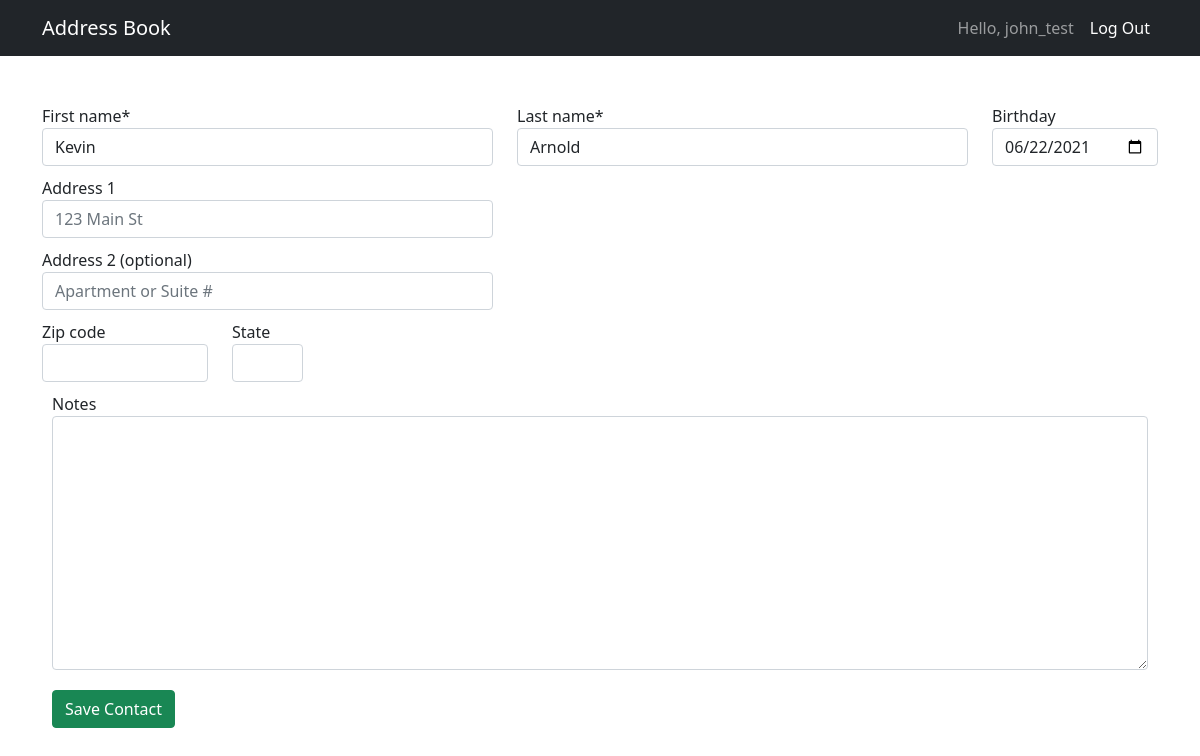
Screenshot of /update_contact/17 (signed in) with the database file from the repository.
### directory/models.py (models this page shows, shortened)
class Contact(models.Model):
    first_name = models.CharField(max_length=20)
    last_name = models.CharField(max_length=20)
    email = models.EmailField(blank=True, null=True)
    birthday = models.DateField('Birthday', blank=True, null=True)
    notes = models.TextField('Notes', max_length=500, blank=True)
    username = models.ForeignKey(User, blank=True, null=True, on_delete=models.CASCADE)
    address_line1 = models.CharField(max_length = 50, null=True, blank=True)
    address_line2 = models.CharField(max_length = 50, null=True, blank=True)
    address_ZIP = models.CharField(max_length = 5, null=True, blank=True)
    address_state = models.CharField(max_length = 50, null=True, blank=True)
    self_contact = models.BooleanField(default=False)

### directory/views.py (the view, shortened to what this page needs)
# urls.py: path('update_contact/<int:pk>', UpdateContactView.as_view(), name='update-contact'),
class UpdateContactView(LoginRequiredMixin, UserPassesTestMixin, UpdateView):
    model = Contact
    context_object_name = 'contact'
    form_class = ContactForm
    template_name = 'directory/add_contact.html'
    def test_func(self):
        obj = self.get_object()
        return obj.username == self.request.user

### directory/templates/directory/add_contact.html (shortened to what this page needs)
{% extends "base.html" %}
{% load crispy_forms_tags %}
{% load static %}
{% block extra_head %}
    <link rel="stylesheet" href="{% static 'css/contact.css' %}"></link>
{% endblock %}
{% block content %}
    <form method="post" class='form-inline' novalidate>
        <div class="row">
            <div class="form-group col-5">
                {{ form.first_name|as_crispy_field }}
            </div>
            <div class="form-group col-5">
                {{ form.last_name|as_crispy_field }}
            </div>
            <div class="form-group col-2">
                {{ form.birthday|as_crispy_field }}
            </div>
        </div>
        <div class="row">
            <div class="form-group col-5">
                {{ form.address_line1|as_crispy_field }}
            </div>
        </div>
        <div class="row">
            <div class="form-group col-5">
                {{ form.address_line2|as_crispy_field }}
            </div>
        </div>
        <div class="row">
            <div class="form-group col-2">
                {{ form.address_ZIP|as_crispy_field }}
            </div>
            <div class="form-group col-1">
                {{ form.address_state|as_crispy_field }}
            </div>
        </div>
        </div>
        <div style="padding: 10px">
            {{ form.notes|as_crispy_field }}
        </div>
        <div style="padding: 10px">
            <button type="submit" class="btn btn-success">Save Contact</button>
        </div>
{% endblock content %}

### AB_site/templates/base.html (shortened to what this page needs)
{% load static %}
<!DOCTYPE html>
<html lang="en">
    <head>
        <link href="{% static 'css/styles.css' %}" rel="stylesheet" />
        {% block extra_head %}{% endblock %}
    </head>
    <body>
        <nav class="navbar navbar-expand-lg navbar-dark bg-dark">
            <div class="container">
                <a class="navbar-brand" href="/">Address Book</a>
                <div class="collapse navbar-collapse" id="navbarSupportedContent">
                    <ul class="navbar-nav ms-auto mb-2 mb-lg-0">
                        {% if user.is_authenticated %}
                            <li class="nav-item"><a class="nav-link" aria-current="page">Hello, {{ user.username }}</a></li>
                            <li class="nav-item"><a class="nav-link active" aria-current="page" href="{% url 'logout' %}?next=/">Log Out</a></li>
                        {% else %}
                            <li class="nav-item"><a class="nav-link active" aria-current="page" href="{% url 'login' %}?next=/">Log in</a></li>
                        {% endif %}
                    </ul>
                </div>
            </div>
        </nav>
        <div class="container">
            <div class="mt-5">
                {% block content %}{% endblock content %}
            </div>
    </body>
</html>

### directory/static/css/contact.css (style rules this page uses)
.row:not(:first-of-type) { padding-top: 10px; }

### rows the page displays
Contact: first_name "Kevin", last_name "Arnold", birthday "06/22/2021"

### other values shown
{{ user.username }} "john_test"
